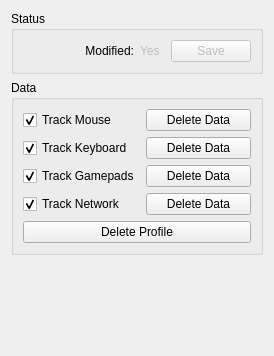
            <widget class="QWidget" name="scrollAreaWidgetContents_2">
             <property name="geometry">
              <rect>
               <x>0</x>
               <y>0</y>
               <width>274</width>
               <height>356</height>
              </rect>
             </property>
             <layout class="QVBoxLayout" name="verticalLayout_13">
              <item>
               <widget class="QGroupBox" name="groupBox_7">
                <property name="title">
                 <string>Status</string>
                </property>
                <layout class="QGridLayout" name="gridLayout">
                 <item row="1" column="1">
                  <layout class="QHBoxLayout" name="horizontalLayout_6">
                   <item>
                    <widget class="QLabel" name="label_14">
                     <property name="enabled">
                      <bool>false</bool>
                     </property>
                     <property name="text">
                      <string>Yes</string>
                     </property>
                    </widget>
                   </item>
                   <item>
                    <widget class="QPushButton" name="pushButton_4">
                     <property name="enabled">
                      <bool>false</bool>
                     </property>
                     <property name="text">
                      <string>Save</string>
                     </property>
                    </widget>
                   </item>
                  </layout>
                 </item>
                 <item row="1" column="0">
                  <widget class="QLabel" name="label_13">
                   <property name="text">
                    <string>Modified:</string>
                   </property>
                   <property name="alignment">
                    <set>Qt::AlignmentFlag::AlignRight|Qt::AlignmentFlag::AlignTrailing|Qt::AlignmentFlag::AlignVCenter</set>
                   </property>
                  </widget>
                 </item>
                </layout>
               </widget>
              </item>
              <item>
               <widget class="QGroupBox" name="groupBox_6">
                <property name="title">
                 <string>Data</string>
                </property>
                <layout class="QVBoxLayout" name="verticalLayout_11">
                 <item>
                  <layout class="QGridLayout" name="gridLayout_2">
                   <item row="0" column="0">
                    <widget class="QCheckBox" name="track_mouse">
                     <property name="text">
                      <string>Track Mouse</string>
                     </property>
                     <property name="checked">
                      <bool>true</bool>
                     </property>
                    </widget>
                   </item>
                   <item row="0" column="1">
                    <widget class="QPushButton" name="delete_mouse">
                     <property name="text">
                      <string>Delete Data</string>
                     </property>
                    </widget>
                   </item>
                   <item row="1" column="0">
                    <widget class="QCheckBox" name="track_keyboard">
                     <property name="text">
                      <string>Track Keyboard</string>
                     </property>
                     <property name="checked">
                      <bool>true</bool>
                     </property>
                    </widget>
                   </item>
                   <item row="1" column="1">
                    <widget class="QPushButton" name="delete_keyboard">
                     <property name="text">
                      <string>Delete Data</string>
                     </property>
                    </widget>
                   </item>
                   <item row="2" column="0">
                    <widget class="QCheckBox" name="track_gamepad">
                     <property name="text">
                      <string>Track Gamepads</string>
                     </property>
                     <property name="checked">
                      <bool>true</bool>
                     </property>
                    </widget>
                   </item>
                   <item row="2" column="1">
                    <widget class="QPushButton" name="delete_gamepad">
                     <property name="text">
                      <string>Delete Data</string>
                     </property>
                    </widget>
                   </item>
                   <item row="3" column="0">
                    <widget class="QCheckBox" name="track_network">
                     <property name="text">
                      <string>Track Network</string>
                     </property>
                     <property name="checked">
                      <bool>true</bool>
                     </property>
                    </widget>
                   </item>
                   <item row="3" column="1">
                    <widget class="QPushButton" name="delete_network">
                     <property name="text">
                      <string>Delete Data</string>
                     </property>
                    </widget>
                   </item>
                  </layout>
                 </item>
                 <item>
                  <widget class="QPushButton" name="delete_profile">
                   <property name="text">
                    <string>Delete Profile</string>
                   </property>
                  </widget>
                 </item>
                </layout>
               </widget>
              </item>
              <item>
               <spacer name="verticalSpacer_4">
                <property name="orientation">
                 <enum>Qt::Orientation::Vertical</enum>
                </property>
                <property name="sizeHint" stdset="0">
                 <size>
                  <width>20</width>
                  <height>40</height>
                 </size>
                </property>
               </spacer>
              </item>
             </layout>
            </widget>
